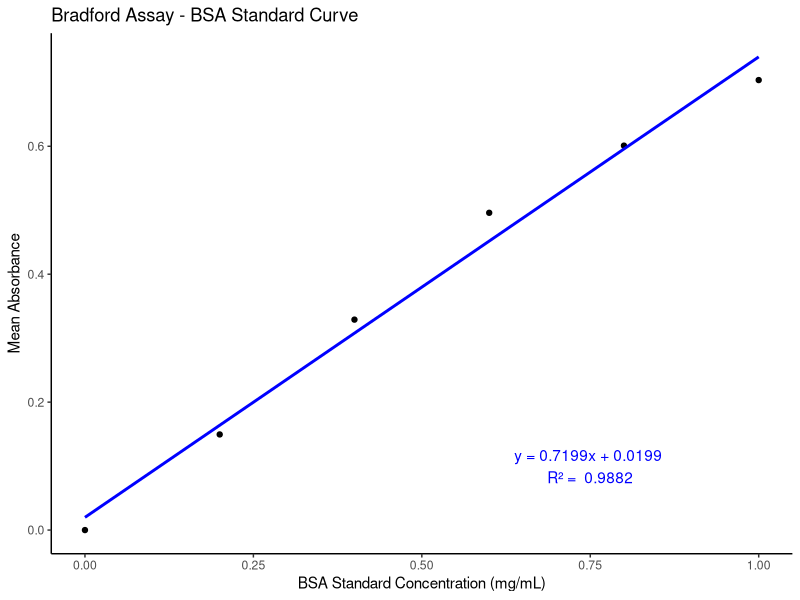
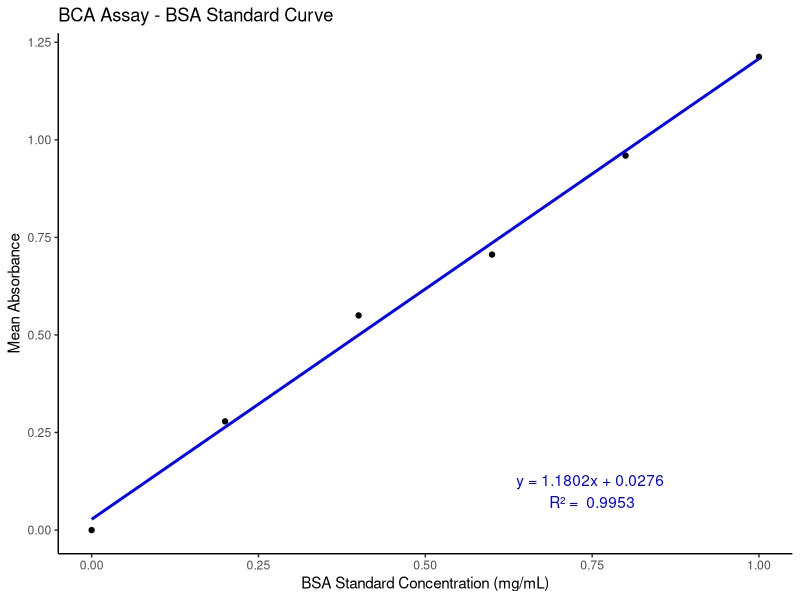
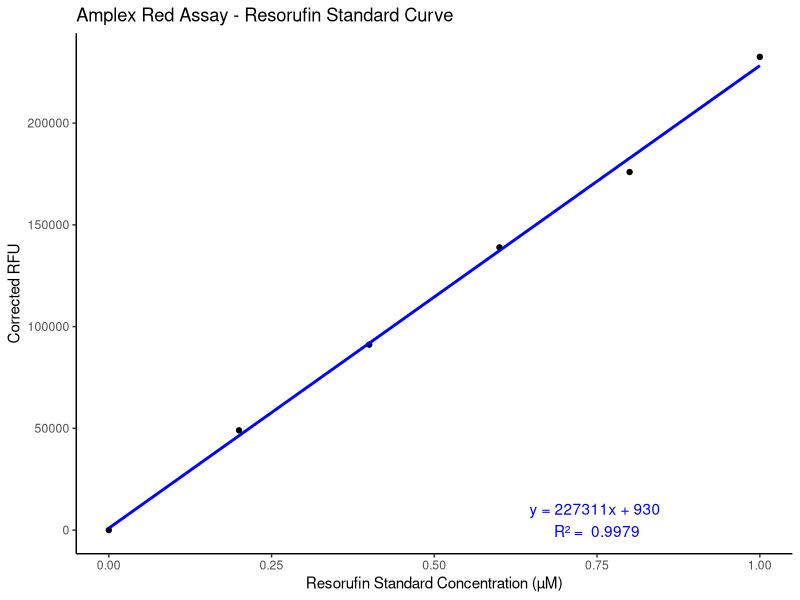

These charts were generated, in order, by the following R code:
## ---- chunk 1
#| label: fig-brad-stdcurve
#| fig-cap: Standard Curve for BSA protein concentration by Bradford assay. The absorbance was measured at 595nm using BMG Labtech SPECTROstar plate reader.
#| warning: false

library(tidyverse)
# Data: Standard Concentration and Absorbance values
bradford_sc <- tibble(
  standard_Concentration = c(1.0, 0.8, 0.6, 0.4, 0.2, 0.0),
  absorbance_1 = c(0.682, 0.592, 0.499, 0.334, 0.138, 0),
  absorbance_2 = c(0.725, 0.61, 0.493, 0.324, 0.161, 0)
)

# Calculate the mean absorbance
bradford_sc$mean_absorbance <- rowMeans(bradford_sc[, c("absorbance_1", "absorbance_2")])

# Fit a linear model
brad_model <- lm(mean_absorbance ~ standard_Concentration, data = bradford_sc)

# Extract the equation and R-squared value
coefficients <- coef(brad_model)
intercept <- round(coefficients[1], 4)
slope <- round(coefficients[2], 4)
r_squared <- round(summary(brad_model)$r.squared, 4)
equation <- paste0("y = ", slope, "x + ", intercept)

# Plotting the standard curve
ggplot(bradford_sc, aes(x = standard_Concentration, y = mean_absorbance)) +
  geom_point() +
  geom_smooth(method = "lm", se = FALSE, color = "blue") +
  labs(
    title = "Bradford Assay - BSA Standard Curve",
    x = "BSA Standard Concentration (mg/mL)",
    y = "Mean Absorbance"
  ) +
  annotate("text", x = 0.75, y = 0.1, label = paste(equation, "\nR² = ", r_squared), color = "blue") +
  theme_classic()

## ---- chunk 2
#| label: fig-bca-stdcurve
#| fig-cap: Standard Curve for BSA protein concentration by BCA assay. The abosorbance was measured at 562nm using BMG labtech SPECTROstar plate reader
#| warning: false

library(tidyverse)
# Data: Standard Concentration and Absorbance values
bca_sc <- tibble(
  standard_Concentration = c(1.0, 0.8, 0.6, 0.4, 0.2, 0.0),
  absorbance_1 = c(1.263, 0.976, 0.749, 0.602, 0.291, 0),
  absorbance_2 = c(1.162, 0.943, 0.663, 0.498, 0.266, 0)
)

bca_sc$mean_absorbance <- rowMeans(bca_sc[, c("absorbance_1", "absorbance_2")])

# Fit a linear model
bca_model <- lm(mean_absorbance ~ standard_Concentration, data = bca_sc)

# Extract the equation and R-squared value
coefficients <- coef(bca_model)
intercept <- round(coefficients[1], 4)
slope <- round(coefficients[2], 4)
r_squared <- round(summary(bca_model)$r.squared, 4)
equation <- paste0("y = ", slope, "x + ", intercept)

# Plotting the standard curve
ggplot(bca_sc, aes(x = standard_Concentration, y = mean_absorbance)) +
  geom_point() +
  geom_smooth(method = "lm", se = FALSE, color = "blue") +
  labs(
    title = "BCA Assay - BSA Standard Curve",
    x = "BSA Standard Concentration (mg/mL)",
    y = "Mean Absorbance"
  ) +
  annotate("text", x = 0.75, y = 0.1, label = paste(equation, "\nR² = ", r_squared), color = "blue") +
  theme_classic()
## ---- chunk 3
#| label: fig-reso-stdcurve
#| fig-cap: Standard Curve of Resorufin by Amplex® red monoamine oxidase assay. RFU measured at 585mM emission maxima using BMG Labtech CLARIOstar plus fluorescence plate reader.
#| warning: false

library(tidyverse)
# Data: Standard Concentration and Absorbance values
reso_sc <- tibble(
  standard_Concentration = c(1.0, 0.8, 0.6, 0.4, 0.2, 0.0),
  absorbance_1 = c(233718, 173498, 136768, 90371, 49091, 0),
  absorbance_2 = c(231342, 178368, 141037, 91900, 48934, 0)
)

reso_sc$mean_absorbance <- rowMeans(reso_sc[, c("absorbance_1", "absorbance_2")])

# Fit a linear model
reso_model <- lm(mean_absorbance ~ standard_Concentration, data = reso_sc)

# Extract the equation and R-squared value
coefficients <- coef(reso_model)
intercept <- round(coefficients[1], 0)
slope <- round(coefficients[2], 0)
r_squared <- round(summary(reso_model)$r.squared, 4)
equation <- paste0("y = ", slope, "x + ", intercept)

# Plotting the standard curve
ggplot(reso_sc, aes(x = standard_Concentration, y = mean_absorbance)) +
  geom_point() +
  geom_smooth(method = "lm", se = FALSE, color = "blue") +
  labs(
    title = "Amplex Red Assay - Resorufin Standard Curve",
    x = "Resorufin Standard Concentration (µM)",
    y = "Corrected RFU"
  ) +
  annotate("text", x = 0.75, y = 5000, label = paste(equation, "\nR² = ", r_squared), color = "blue") +
  theme_classic()
